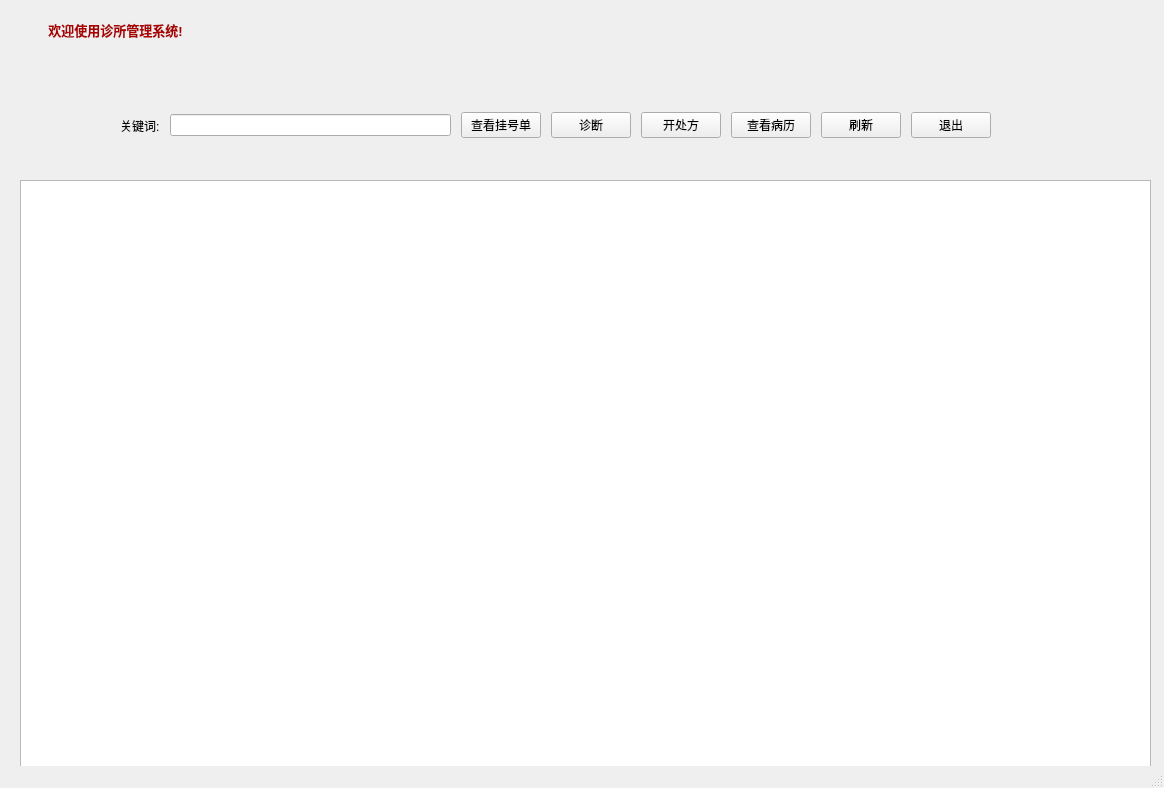
<?xml version="1.0" encoding="UTF-8"?>
<ui version="4.0">
 <class>DoctorWindow</class>
 <widget class="QMainWindow" name="DoctorWindow">
  <property name="geometry">
   <rect>
    <x>0</x>
    <y>0</y>
    <width>1164</width>
    <height>788</height>
   </rect>
  </property>
  <property name="windowTitle">
   <string>诊所管理系统</string>
  </property>
  <widget class="QWidget" name="centralwidget">
   <widget class="QTableView" name="tableView">
    <property name="geometry">
     <rect>
      <x>20</x>
      <y>180</y>
      <width>1131</width>
      <height>591</height>
     </rect>
    </property>
   </widget>
   <widget class="QWidget" name="layoutWidget">
    <property name="geometry">
     <rect>
      <x>70</x>
      <y>80</y>
      <width>971</width>
      <height>91</height>
     </rect>
    </property>
    <layout class="QHBoxLayout" name="horizontalLayout">
     <property name="spacing">
      <number>10</number>
     </property>
     <property name="leftMargin">
      <number>50</number>
     </property>
     <property name="rightMargin">
      <number>50</number>
     </property>
     <item>
      <widget class="QLabel" name="label_2">
       <property name="text">
        <string>关键词:</string>
       </property>
      </widget>
     </item>
     <item>
      <widget class="QLineEdit" name="lineEdit"/>
     </item>
     <item>
      <widget class="QPushButton" name="pushButton">
       <property name="text">
        <string>查看挂号单</string>
       </property>
      </widget>
     </item>
     <item>
      <widget class="QPushButton" name="pushButton_2">
       <property name="text">
        <string>诊断</string>
       </property>
      </widget>
     </item>
     <item>
      <widget class="QPushButton" name="pushButton_3">
       <property name="text">
        <string>开处方</string>
       </property>
      </widget>
     </item>
     <item>
      <widget class="QPushButton" name="pushButton_4">
       <property name="text">
        <string>查看病历</string>
       </property>
      </widget>
     </item>
     <item>
      <widget class="QPushButton" name="pushButton_5">
       <property name="text">
        <string>刷新</string>
       </property>
      </widget>
     </item>
     <item>
      <widget class="QPushButton" name="pushButton_6">
       <property name="text">
        <string>退出</string>
       </property>
      </widget>
     </item>
    </layout>
   </widget>
   <widget class="QLabel" name="label">
    <property name="geometry">
     <rect>
      <x>10</x>
      <y>10</y>
      <width>211</width>
      <height>41</height>
     </rect>
    </property>
    <property name="text">
     <string>&lt;html&gt;&lt;head/&gt;&lt;body&gt;&lt;p align=&quot;center&quot;&gt;&lt;span style=&quot; font-size:10pt; font-weight:600; color:#aa0000;&quot;&gt;欢迎使用诊所管理系统!&lt;/span&gt;&lt;/p&gt;&lt;/body&gt;&lt;/html&gt;</string>
    </property>
   </widget>
  </widget>
  <widget class="QStatusBar" name="statusbar"/>
 </widget>
 <resources/>
 <connections/>
</ui>
